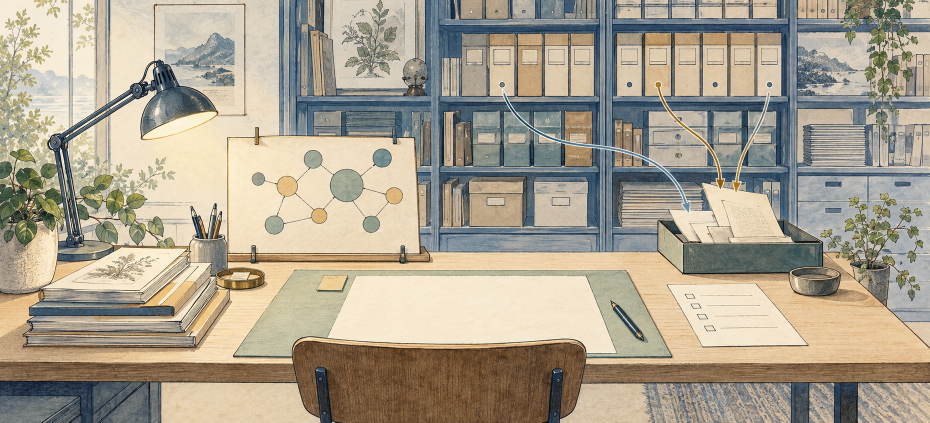
#> input picture output/playwright/impeccable-implementation-20261014/before/website/source/governance-lab-series/assets/project-workbench.png, 1860 x 845 px (shown at 1/2 size)
$ python optimize_images.py
#> lines starting #> are read from the running program, lines starting #| are printed output that depends on the picture
"""Produce delivery variants while retaining the original illustration."""
from pathlib import Path
import json
from PIL import Image

root = Path(__file__).resolve().parent
source = root / 'assets/project-workbench.png'
original = Image.open(source).convert('RGB')
#> original is the input picture: PIL image 1860x845 RGB; mean R, G, B 169.5, 160.5, 142.8
variants = []
for width in (640, 1280):
    image = original.resize((width, round(original.height * width / original.width)), Image.Resampling.LANCZOS)
    output = root / f'assets/project-workbench-{width}.webp'
    image.save(output, 'WEBP', quality=86, method=6)
    variants.append({'path': output.relative_to(root).as_posix(), 'width': width, 'height': image.height, 'bytes': output.stat().st_size})
#> this loop made 2 passes
#> pass 1, `image = original.resize((width, round(original.height * width / origin..`:
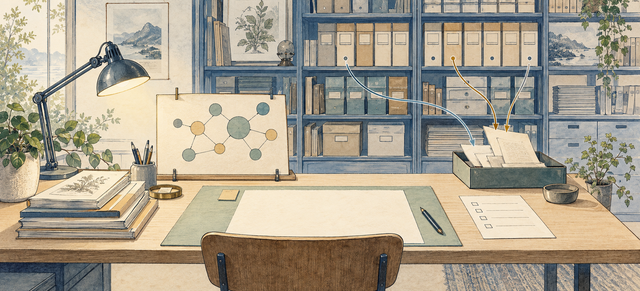
#> image: PIL image 640x291 RGB; mean R, G, B 169.5, 160.5, 142.8
#> pass 2, `image = original.resize((width, round(original.height * width / origin..`:
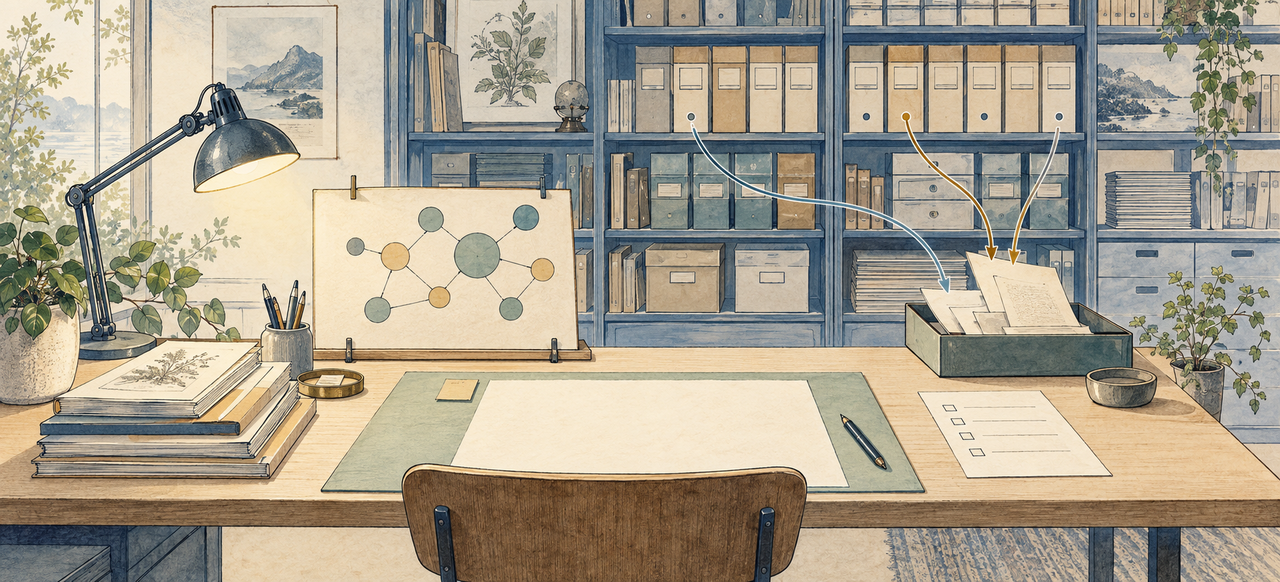
#> image: PIL image 1280x582 RGB; mean R, G, B 169.5, 160.5, 142.8
#> after the loop, variants = 2 items
(root / 'research/image-delivery.json').write_text(json.dumps({'original': 'assets/project-workbench.png', 'original_bytes': source.stat().st_size, 'variants': variants}, indent=2) + '\n')
print(json.dumps(variants))
#| [{"path": "assets/project-workbench-640.webp", "width": 640, "height": 291, "bytes": 52382}, {"path": "assets/project-workbench-1280.webp", "width": 1280, "height": 582, "bytes": 186210}]
